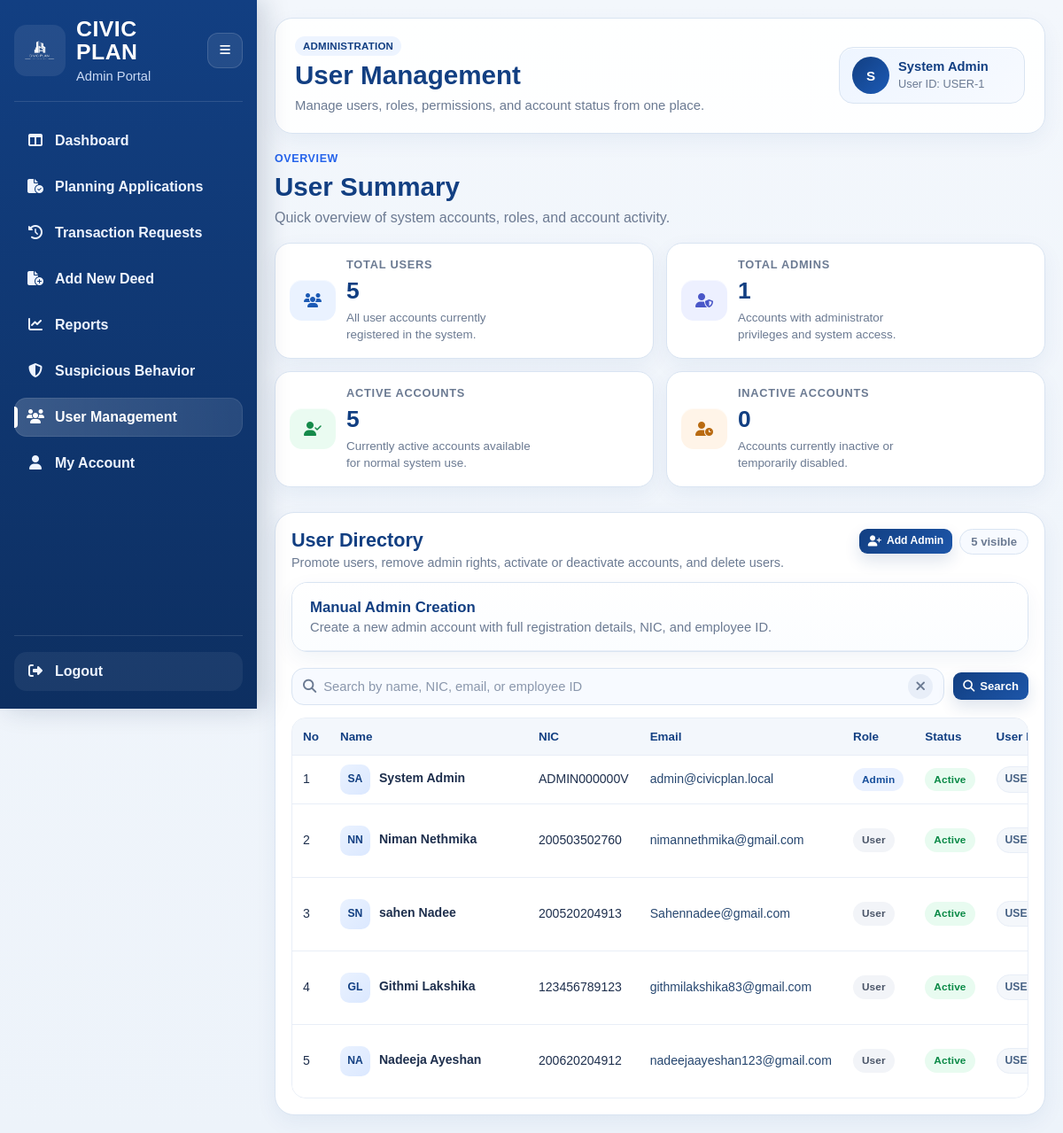
Page /admin/users (signed in) on the committed database.
### tables this page shows
CREATE TABLE users (
        user_id INTEGER PRIMARY KEY AUTOINCREMENT,
        first_name TEXT NOT NULL,
        last_name TEXT NOT NULL,
        phone_number TEXT,
        email TEXT NOT NULL,
        password_hash TEXT NOT NULL,
        date_of_birth TEXT,
        address TEXT,
        city TEXT,
        nic TEXT NOT NULL,
        employee_id TEXT,
        is_admin BOOLEAN DEFAULT 0,
        is_active BOOLEAN DEFAULT 1,
        created_at TEXT DEFAULT CURRENT_TIMESTAMP
    , failed_login_attempts INTEGER DEFAULT 0, account_locked_until TEXT, lockout_stage INTEGER DEFAULT 0, post_lock_failed_attempts INTEGER DEFAULT 0);

### routes/admin_user_routes.py (the view)
@admin_bp.route("/admin/users")
def admin_users():
    admin_user, redirect_response = admin_required()
    if redirect_response:
        return redirect_response
    search_query = request.args.get("search", "").strip()
    conn = get_connection()
    cursor = conn.cursor()
    total_users = safe_fetchone_value(
        cursor,
        "SELECT COUNT(*) AS total_users FROM users",
        "total_users"
    )
    total_admins = safe_fetchone_value(
        cursor,
        "SELECT COUNT(*) AS total_admins FROM users WHERE is_admin = 1",
        "total_admins"
    )
    active_users = safe_fetchone_value(
        cursor,
        "SELECT COUNT(*) AS active_users FROM users WHERE is_active = 1",
        "active_users"
    )
    inactive_users = safe_fetchone_value(
        cursor,
        "SELECT COUNT(*) AS inactive_users FROM users WHERE is_active = 0",
        "inactive_users"
    )
    if search_query:
        like_term = f"%{search_query}%"
        cursor.execute(
            """
            SELECT *
            FROM users
            WHERE (
                first_name || ' ' || last_name LIKE ?
                OR first_name LIKE ?
                OR last_name LIKE ?
                OR nic LIKE ?
                OR email LIKE ?
                OR employee_id LIKE ?
            )
            ORDER BY user_id ASC
            """,
            (
                like_term,
                like_term,
                like_term,
                like_term,
                like_term,
                like_term,
            ),
        )
    else:
        cursor.execute(
            """
            SELECT *
            FROM users
            ORDER BY user_id ASC
            """
        )
    users = cursor.fetchall()
    conn.close()
    return render_template(
        "admin_user_management.html",
        user=admin_user,
        users=users,
        search_query=search_query,
        total_users=total_users,
        total_admins=total_admins,
        active_users=active_users,
        inactive_users=inactive_users,
        active_page="user_management",
    )

### templates/admin_user_management.html (shortened to what this page needs)
<!DOCTYPE html>
<html lang="en">
<head>
    <link rel="stylesheet" href="{{ url_for('static', filename='admin_dashboard.css') }}">
    <link rel="stylesheet" href="{{ url_for('static', filename='admin_sidebar.css') }}">
    <link rel="stylesheet" href="{{ url_for('static', filename='admin_user_management.css') }}">
    <link rel="stylesheet" href="https://cdnjs.cloudflare.com/ajax/libs/font-awesome/6.5.0/css/all.min.css">
</head>
<body>
    <div class="dashboard-shell">
        {% include 'partials/admin_sidebar.html' %}
        <main class="main-content">
            <header class="topbar">
                <div class="topbar-content">
                    <div class="page-heading">
                        <span class="page-kicker">Administration</span>
                        <h1>User Management</h1>
                        <p>Manage users, roles, permissions, and account status from one place.</p>
                    </div>
                </div>
                <a href="{{ url_for('user.account') }}" class="admin-chip clickable-admin-chip" title="Go to My Account">
                    <div class="avatar">{{ user['first_name'][0] | upper }}</div>
                    <div>
                        <strong>{{ user['first_name'] }} {{ user['last_name'] }}</strong>
                        <span>User ID: USER-{{ user['user_id'] }}</span>
                    </div>
                </a>
            </header>
            <section class="stats-section">
                <div class="section-head">
                    <div>
                        <span class="section-kicker">Overview</span>
                        <h2>User Summary</h2>
                        <p>Quick overview of system accounts, roles, and account activity.</p>
                    </div>
                </div>
                <div class="stats-grid reports-stats-grid">
                    <div class="stat-card report-stat-card total-users">
                        <div class="stat-icon blue">
                            <i class="fa-solid fa-users"></i>
                        </div>
                        <div class="stat-content">
                            <span class="stat-label">Total Users</span>
                            <h3>{{ total_users }}</h3>
                            <p>All user accounts currently registered in the system.</p>
                        </div>
                    </div>
                    <div class="stat-card report-stat-card total-admins">
                        <div class="stat-icon indigo">
                            <i class="fa-solid fa-user-shield"></i>
                        </div>
                        <div class="stat-content">
                            <span class="stat-label">Total Admins</span>
                            <h3>{{ total_admins }}</h3>
                            <p>Accounts with administrator privileges and system access.</p>
                        </div>
                    </div>
                    <div class="stat-card report-stat-card active-users">
                        <div class="stat-icon green">
                            <i class="fa-solid fa-user-check"></i>
                        </div>
                        <div class="stat-content">
                            <span class="stat-label">Active Accounts</span>
                            <h3>{{ active_users }}</h3>
                            <p>Currently active accounts available for normal system use.</p>
                        </div>
                    </div>
                    <div class="stat-card report-stat-card total-applications">
                        <div class="stat-icon amber">
                            <i class="fa-solid fa-user-clock"></i>
                        </div>
                        <div class="stat-content">
                            <span class="stat-label">Inactive Accounts</span>
                            <h3>{{ inactive_users }}</h3>
                            <p>Accounts currently inactive or temporarily disabled.</p>
                        </div>
                    </div>
                </div>
            </section>
            <section class="panel">
                <div class="panel-header panel-header-split">
                    <div>
                        <h2>User Directory</h2>
                        <p>Promote users, remove admin rights, activate or deactivate accounts, and delete users.</p>
                    </div>
                    <div class="panel-search-summary">
                        <div class="directory-summary-actions">
                            <button type="button" class="btn primary small" id="toggleAddAdminBtn">
                                <i class="fa-solid fa-user-plus"></i>
                                <span>Add Admin</span>
                            </button>
                            <span class="summary-pill" id="visibleUserCount">
                            </span>
                        </div>
                    </div>
                </div>
                <div class="admin-create-panel">
                    <div class="admin-create-toolbar">
                        <div>
                            <h3>Manual Admin Creation</h3>
                            <p>Create a new admin account with full registration details, NIC, and employee ID.</p>
                        </div>
                    </div>
                </div>
                <form class="search-form" method="GET" action="{{ url_for('admin.admin_users') }}" id="userSearchForm">
                    <div class="search-input-group">
                        <i class="fa-solid fa-magnifying-glass"></i>
                        <input type="text" id="userSearchInput" name="search"
                            placeholder="Search by name, NIC, email, or employee ID"
                            value="{{ search_query if search_query else '' }}" autocomplete="off">
                        <button type="button" class="search-inline-clear" id="clearSearchInput"
                            aria-label="Clear search input">
                            <i class="fa-solid fa-xmark"></i>
                        </button>
                    </div>
                    <div class="search-actions">
                        <button type="submit" class="btn primary">
                            <i class="fa-solid fa-magnifying-glass"></i>
                            <span>Search</span>
                        </button>
                    </div>
                </form>
                <div class="table-wrap">
                    <table class="users-table">
                        <thead>
                            <tr>
                                <th>No</th>
                                <th>Name</th>
                                <th>NIC</th>
                                <th>Email</th>
                                <th>Role</th>
                                <th>Status</th>
                                <th>User ID</th>
                            </tr>
                        </thead>
                        <tbody id="usersTableBody">
                            {% if users %}
                            {% set sorted_users = users|sort(attribute='is_admin', reverse=true) %}
                            {% for u in sorted_users %}
                            <tr class="user-row"
                                data-name="{{ (u['first_name'] ~ ' ' ~ u['last_name'])|lower }}"
                                data-nic="{{ (u['nic'] if u['nic'] else '')|lower }}"
                                data-email="{{ u['email']|lower }}"
                                data-employee-id="{{ (u['employee_id'] if u['employee_id'] else '')|lower }}"
                                data-role="{% if u['is_admin'] %}admin{% else %}user{% endif %}"
                                data-status="{% if u['is_active'] %}active{% else %}inactive{% endif %}"
                                data-user-id="USER-{{ u['user_id'] }}">
                                <td class="row-number">{{ loop.index }}</td>
                                <td>
                                    <div class="user-cell">
                                        <div class="user-mini-avatar">
                                            {{ u['first_name'][0] | upper }}{{ u['last_name'][0] | upper }}
                                        </div>
                                        <div class="user-meta">
                                            <strong>{{ u['first_name'] }} {{ u['last_name'] }}</strong>
                                        </div>
                                    </div>
                                </td>
                                <td>{{ u['nic'] if u['nic'] else '-' }}</td>
                                <td class="email-cell copy-email" title="Click to copy email">{{ u['email'] }}</td>
                                <td>
                                    {% if u['is_admin'] %}
                                    <span class="badge admin">Admin</span>
                                    {% else %}
                                    <span class="badge user">User</span>
                                    {% endif %}
                                </td>
                                <td>
                                    {% if u['is_active'] %}
                                    <span class="badge active">Active</span>
                                    {% else %}
                                    <span class="badge inactive">Inactive</span>
                                    {% endif %}
                                </td>
                                <td>
                                    <span class="user-id-pill copy-user-id" title="Click to copy user ID">USER-{{ u['user_id'] }}</span>
                                </td>
                                    {% set is_system_admin = (u['email'] == 'admin@civicplan.local' and u['nic'] == 'ADMIN000000V') %}
                            </tr>
                            {% endfor %}
                            {% endif %}
                        </tbody>
                    </table>
                </div>
            </section>
        </main>
    </div>
</body>
</html>

### rows in the picture
users: first_name "S", first_name "System", last_name "Admin", user_id "1", last_name "A", nic "ADMIN000000V", email "admin@civicplan.local", is_admin "Admin", is_active "Active"
users: first_name "N", last_name "N", first_name "Niman", last_name "Nethmika", nic "200503502760", email "nimannethmika@gmail.com", is_admin "User", is_active "Active"
users: first_name "S", last_name "N", first_name "sahen", last_name "Nadee", nic "200520204913", email "Sahennadee@gmail.com", is_admin "User", is_active "Active"
users: first_name "G", last_name "L", first_name "Githmi", last_name "Lakshika", nic "123456789123", email "githmilakshika83@gmail.com", is_admin "User", is_active "Active"
users: first_name "N", last_name "A", first_name "Nadeeja", last_name "Ayeshan", nic "200620204912", email "nadeejaayeshan123@gmail.com", is_admin "User", is_active "Active"

### other values in the picture
{{ total_users }} "5"
{{ total_admins }} "1"
{{ active_users }} "5"
{{ inactive_users }} "0"
